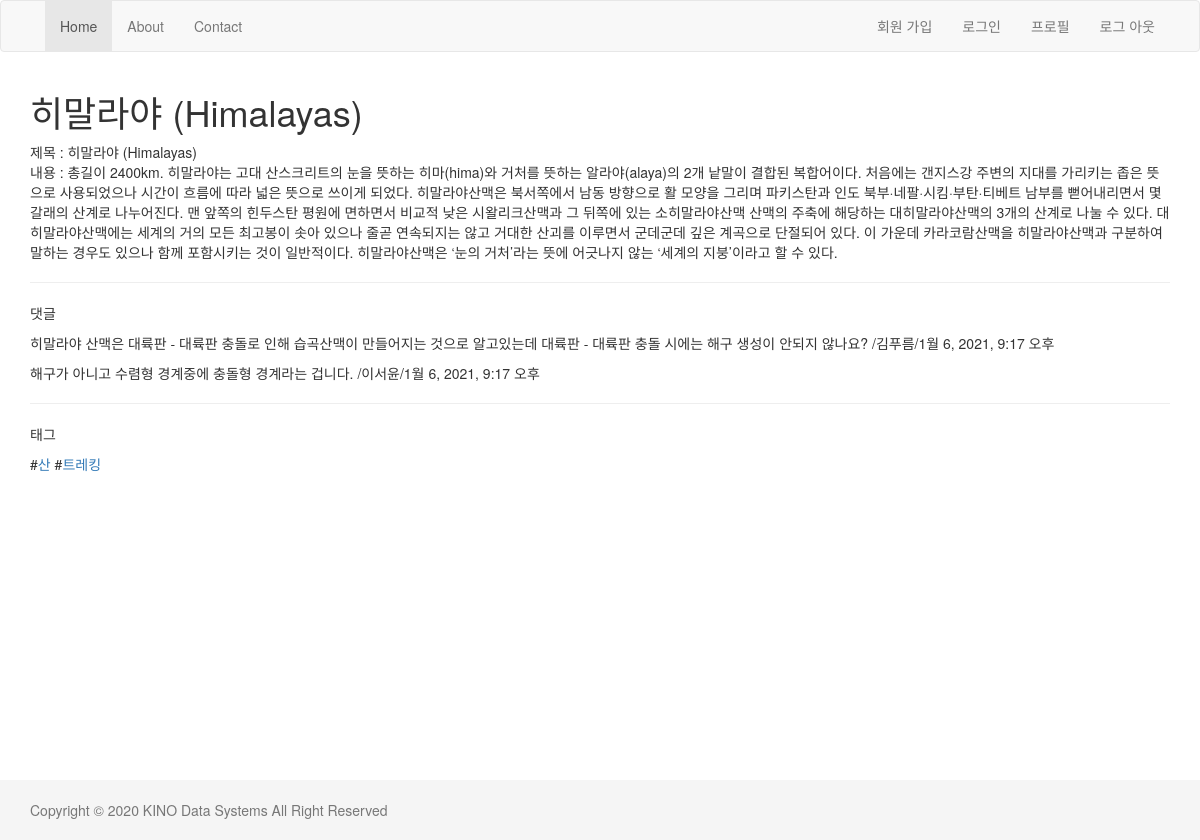
The app's page /blog/2/ with its own data.
### blog/models.py (models this page shows, shortened)
class Post(models.Model):
    REGION_CHOICE = (
                        ('Africa','아프리카'),
                        ('Europe','유럽'),
                        ('Oceania','오세아니아'),
                        ('Asia','아시아'),
                        ('North America','북아메리카'),
                        ('South America','남아메리카'),
                    )
    title = models.CharField('제목', max_length=250)
    body = models.TextField('내용')
    region = models.CharField('지역',max_length=20,choices=REGION_CHOICE, default='Asia')
    tag = models.ManyToManyField('Tag')
    created = models.DateField(auto_now_add=True)
    updated = models.DateTimeField(auto_now=True)
    class Meta:
        ordering = ['-id']

class Comment(models.Model):
    post = models.ForeignKey(Post, on_delete=models.CASCADE, related_name='comments')
    author = models.CharField(max_length=20)
    message = models.TextField()
    created = models.DateField(auto_now_add=True)
    updated = models.DateTimeField(auto_now=True)
    deleted = models.BooleanField(default=False)

class Tag(models.Model):
    name = models.CharField(max_length=50, unique=True)

### blog/views.py (the view)
# urls.py: path('<int:id>/', views.detail),
def detail(request, id):
    post = get_object_or_404(Post, id=id)
    comment_list = post.comments.all()
    tag_list = post.tag.all()
    return render(request, 'blog/detail.html', {'post': post, 'comment_all':comment_list, 'tag_list':tag_list})

### blog/templates/blog/detail.html (shortened to what this page needs)
{% extends "layout.html" %}
{% block content %}
    <h1>{{post.title}}</h1>
    제목 : {{post.title}} <br/>
    내용 : {{post.body}} <br/>
    <hr>
    <p>댓글</p>
    {% for comment in comment_all %}
        <p>{{comment.message}} /{{comment.author}}/{{comment.updated}}</p>
    {% empty %}
        댓글이 존재하지 않습니다.
    {% endfor %}
    <hr>
    <p>태그</p>
     {% for tag in tag_list %}
        #<a href="/blog/tag/{{tag.id}}">{{tag.name}}</a>
     {% endfor %}
{% endblock %}

### templates/layout.html (style rules this page uses)
html { position: relative; min-height: 100% }
body { margin-bottom: 60px }

### records on screen
Post: title "히말라야 (Himalayas)", body "총길이 2400km. 히말라야는 고대 산스크리트의 눈을 뜻하는 히마(hima)와 거처를 뜻하는 알라야(alaya)의 2개 낱말이 결합된 복합어이다. 처음에는 갠지스강 주변의 지대를 가리키는 좁은 뜻으로 사용되었으나 시간이 흐름에 따라 넓은 뜻으로 쓰이게 되었다. 히말라야산맥은 북서쪽에서 남동 방향으로 활 모양을 그리며 파키스탄과 인도 북부·네팔·시킴·부탄·티베트 남부를 뻗어내리면서 몇 갈래의 산계로 나누어진다. 맨 앞쪽의 힌두스탄 평원에 면하면서 비교적 낮은 시왈리크산맥과 그 뒤쪽에 있는 소히말라야산맥 산맥의 주축에 해당하는 대히말라야산맥의 3개의 산계로 나눌 수 있다. 대히말라야산맥에는 세계의 거의 모든 최고봉이 솟아 있으나 줄곧 연속되지는 않고 거대한 산괴를 이루면서 군데군데 깊은 계곡으로 단절되어 있다. 이 가운데 카라코람산맥을 히말라야산맥과 구분하여 말하는 경우도 있으나 함께 포함시키는 것이 일반적이다. 히말라야산맥은 ‘눈의 거처’라는 뜻에 어긋나지 않는 ‘세계의 지붕’이라고 할 수 있다."
Comment: message "히말라야 산맥은 대륙판 - 대륙판 충돌로 인해 습곡산맥이 만들어지는 것으로 알고있는데 대륙판 - 대륙판 충돌 시에는 해구 생성이 안되지 않나요?", author "김푸름", updated "1월 6, 2021, 9:17 오후"
Comment: message "해구가 아니고 수렴형 경계중에 충돌형 경계라는 겁니다.", author "이서윤", updated "1월 6, 2021, 9:17 오후"
Tag: name "산"
Tag: name "트레킹"
